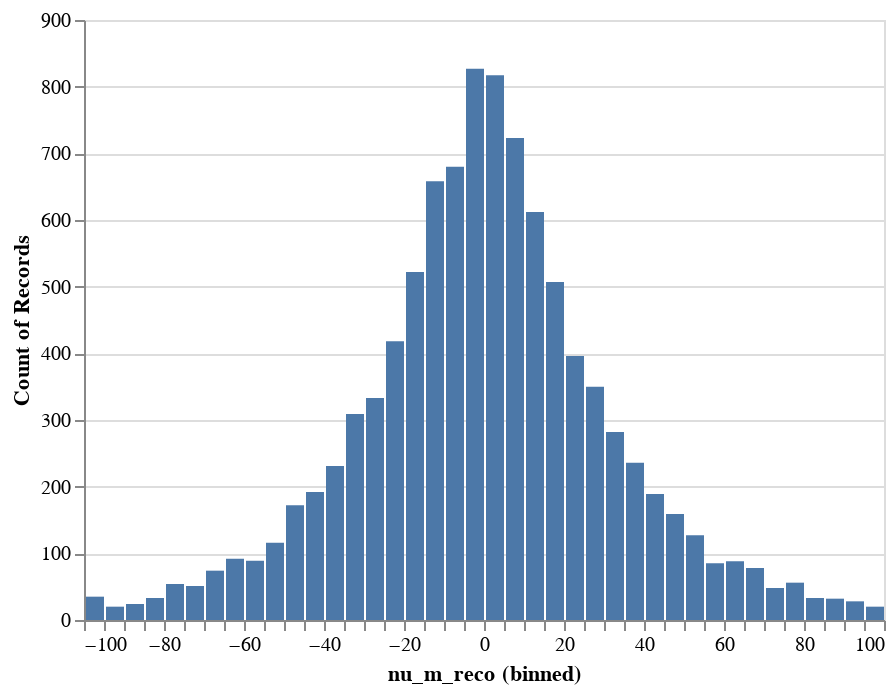

The notebook cell saved with this chart:
### Code cell
chart_data = pd.DataFrame({'nu_m_reco': jigsaw_test})

alt.Chart(chart_data).mark_bar().encode(alt.X('nu_m_reco:Q', bin=alt.Bin(extent=[-100, 100], step=5)), y=alt.Y("count()"))

### Figure 1 — Vega-Lite specification as saved in the notebook (floating-point values rounded to 4 significant figures; data arrays with more than 128 entries replaced by an {"elided": "..."} marker saying what was removed)
{"config": {"view": {"continuousWidth": 400, "continuousHeight": 300}}, "data": {"name": "data-8077330b1601063253cf051722e6ce24"}, "mark": "bar", "encoding": {"x": {"type": "quantitative", "bin": {"extent": [-100, 100], "step": 5}, "field": "nu_m_reco"}, "y": {"type": "quantitative", "aggregate": "count"}}, "$schema": "https://vega.github.io/schema/vega-lite/v4.0.2.json", "datasets": {"data-8077330b1601063253cf051722e6ce24": {"elided": "10000 records"}}}
